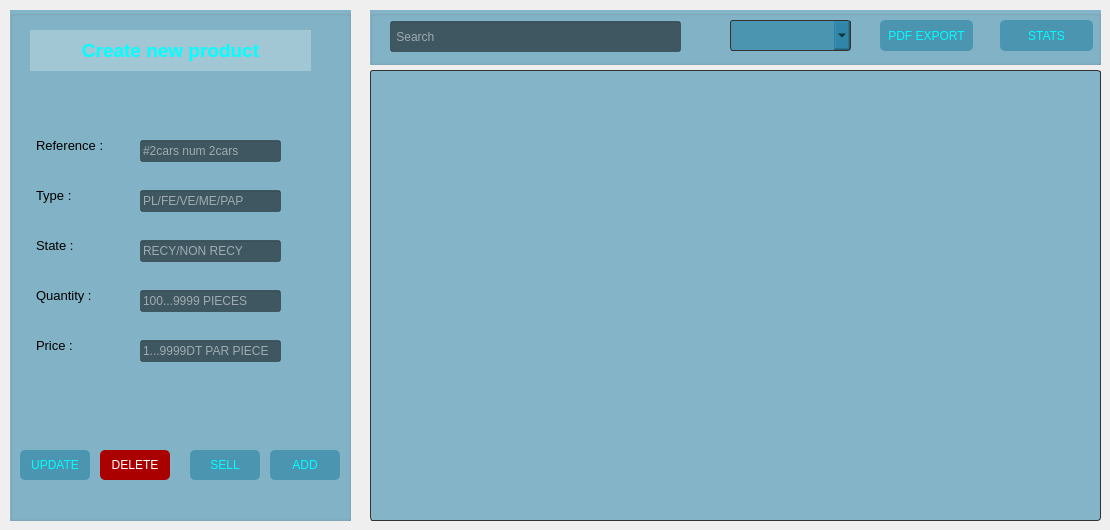
        <widget class="QWidget" name="pageproduit_2">
         <widget class="QTableView" name="tab_produit">
          <property name="geometry">
           <rect>
            <x>370</x>
            <y>70</y>
            <width>731</width>
            <height>451</height>
           </rect>
          </property>
          <property name="minimumSize">
           <size>
            <width>571</width>
            <height>271</height>
           </size>
          </property>
          <property name="styleSheet">
           <string notr="true">QTableView{
border-style: solid;
background-color:rgba(18, 118, 158,125);
color: rgb(0, 255, 255);
border-width: 2px;
border-radius: 10px;
font: 16px;
border: 1px solid #333333;
border-radius: 3px;
padding: 1px 23px 1px 3px;
background-color:rgba(18, 118, 158,125);
color: rgb(0, 255, 255);
font: 75 7pt &quot;MS Shell Dlg 2&quot;;
selection-background-color: rgba(255, 255, 255, 0.1%);
}
QHeaderView{
color: rgb(7, 161, 183);
background-color: rgba(255, 255, 255, 0.1%);
}
QHeaderView:section{
color: rgb(121, 230, 230);
background-color: rgba(255, 255, 255, 0.1%);
}
QScrollBar{
color: rgb(7, 161, 183);
background-color: rgba(255, 255, 255, 0.1%);
}
QTableCornerButton::section{
color: rgb(7, 161, 183);
background-color: rgba(255, 255, 255, 0.1%);
}</string>
          </property>
         </widget>
         <widget class="QGroupBox" name="groupBox_3">
          <property name="geometry">
           <rect>
            <x>370</x>
            <y>10</y>
            <width>731</width>
            <height>55</height>
           </rect>
          </property>
          <property name="styleSheet">
           <string notr="true">border-color: rgb(0, 255, 255);
background-color:rgba(18, 118, 158,125);</string>
          </property>
          <property name="title">
           <string/>
          </property>
          <widget class="QLineEdit" name="SEARCH1">
           <property name="geometry">
            <rect>
             <x>20</x>
             <y>11</y>
             <width>291</width>
             <height>31</height>
            </rect>
           </property>
           <property name="styleSheet">
            <string notr="true">background-color: rgba(0, 0, 0, 0.2%);
color: rgb(255, 255, 255);</string>
           </property>
           <property name="placeholderText">
            <string> Search</string>
           </property>
          </widget>
          <widget class="QPushButton" name="stats">
           <property name="geometry">
            <rect>
             <x>630</x>
             <y>10</y>
             <width>93</width>
             <height>31</height>
            </rect>
           </property>
           <property name="styleSheet">
            <string notr="true">QPushButton{
color: rgb(255, 255, 255);
background-color:rgba(18, 118, 158,125);
color: rgb(0, 255, 255);
border-width: 2px;
border-radius: 5px;
font: 13px &quot;Eras Bold ITC&quot;;
}
QPushButton:hover{
border-style: solid;
color: rgb(255, 255, 255);
background-color:rgba(18, 118, 158,125);
color: rgb(0, 255, 255);
font: 75 7pt &quot;MS Shell Dlg 2&quot;;
border-width: 2px;
border-radius: 5px;
font: 13px &quot;Eras Bold ITC&quot;;
}
QPushButton:pressed{
border-style: solid;
color: rgb(255, 255, 255);
font: 13px &quot;Eras Bold ITC&quot;;
border: 1px solid #333333;
border-width: 2px;
border-radius: 5px;
background-color: rgb(19, 67, 85);
}</string>
           </property>
           <property name="text">
            <string>STATS</string>
           </property>
          </widget>
          <widget class="QPushButton" name="EXPORT">
           <property name="geometry">
            <rect>
             <x>510</x>
             <y>10</y>
             <width>93</width>
             <height>31</height>
            </rect>
           </property>
           <property name="styleSheet">
            <string notr="true">QPushButton{
color: rgb(255, 255, 255);
background-color:rgba(18, 118, 158,125);
color: rgb(0, 255, 255);
border-width: 2px;
border-radius: 5px;
font: 13px &quot;Eras Bold ITC&quot;;
}
QPushButton:hover{
border-style: solid;
color: rgb(255, 255, 255);
background-color:rgba(18, 118, 158,125);
color: rgb(0, 255, 255);
font: 75 7pt &quot;MS Shell Dlg 2&quot;;
border-width: 2px;
border-radius: 5px;
font: 13px &quot;Eras Bold ITC&quot;;
}
QPushButton:pressed{
border-style: solid;
color: rgb(255, 255, 255);
font: 13px &quot;Eras Bold ITC&quot;;
border: 1px solid #333333;
border-width: 2px;
border-radius: 5px;
background-color: rgb(19, 67, 85);
}</string>
           </property>
           <property name="text">
            <string>PDF EXPORT</string>
           </property>
          </widget>
          <widget class="QComboBox" name="comboBox_TRI">
           <property name="geometry">
            <rect>
             <x>360</x>
             <y>10</y>
             <width>121</width>
             <height>31</height>
            </rect>
           </property>
           <property name="styleSheet">
            <string notr="true">QComboBox{
border-style: solid;
border-width: 2px;
border-radius: 10px;
font: 14px ;
border: 1px solid #333333;
border-radius: 3px;
}
QComboBox:pressed{
color: rgb(0, 255, 255);
}
QComboBox:item:selected{
color: rgb(0, 255, 255);
}
QComboBox:items{
    color: rgb(110,209,255);
}
QListView{
    color: rgb(110,209,255);
}</string>
           </property>
          </widget>
         </widget>
         <widget class="QGroupBox" name="groupBox_19">
          <property name="geometry">
           <rect>
            <x>10</x>
            <y>10</y>
            <width>341</width>
            <height>511</height>
           </rect>
          </property>
          <property name="styleSheet">
           <string notr="true">border-color: rgb(168, 234, 254);
background-color:rgba(18, 118, 158,125);</string>
          </property>
          <property name="title">
           <string/>
          </property>
          <widget class="QLabel" name="label_71">
           <property name="geometry">
            <rect>
             <x>20</x>
             <y>20</y>
             <width>281</width>
             <height>41</height>
            </rect>
           </property>
           <property name="styleSheet">
            <string notr="true">background-color: rgba(255, 255, 255, 0.1%);
font: &quot;Eras Bold ITC&quot;;</string>
           </property>
           <property name="text">
            <string>&lt;html&gt;&lt;head/&gt;&lt;body&gt;&lt;p&gt;&lt;span style=&quot; font-size:14pt; font-weight:600; color:#00ffff;&quot;&gt;Create new product&lt;/span&gt;&lt;/p&gt;&lt;/body&gt;&lt;/html&gt;</string>
           </property>
           <property name="alignment">
            <set>Qt::AlignCenter</set>
           </property>
          </widget>
          <widget class="QPushButton" name="UPDATE">
           <property name="geometry">
            <rect>
             <x>10</x>
             <y>440</y>
             <width>70</width>
             <height>30</height>
            </rect>
           </property>
           <property name="styleSheet">
            <string notr="true">QPushButton{
color: rgb(255, 255, 255);
background-color:rgba(18, 118, 158,125);
color: rgb(0, 255, 255);
border-width: 2px;
border-radius: 5px;
font: 13px &quot;Eras Bold ITC&quot;;
}
QPushButton:hover{
border-style: solid;
color: rgb(255, 255, 255);
background-color:rgba(18, 118, 158,125);
color: rgb(0, 255, 255);
font: 75 7pt &quot;MS Shell Dlg 2&quot;;
border-width: 2px;
border-radius: 5px;
font: 13px &quot;Eras Bold ITC&quot;;
}
QPushButton:pressed{
border-style: solid;
color: rgb(255, 255, 255);
font: 13px &quot;Eras Bold ITC&quot;;
border: 1px solid #333333;
border-width: 2px;
border-radius: 5px;
background-color: rgb(19, 67, 85);
}</string>
           </property>
           <property name="text">
            <string>UPDATE</string>
           </property>
          </widget>
          <widget class="QLineEdit" name="lineEdit_REF">
           <property name="geometry">
            <rect>
             <x>130</x>
             <y>130</y>
             <width>141</width>
             <height>22</height>
            </rect>
           </property>
           <property name="styleSheet">
            <string notr="true">QLineEdit{
color: rgb(255, 255, 255);
background-color: rgba(0, 0, 0, 0.2%);
border-width: 1px;
}</string>
           </property>
           <property name="placeholderText">
            <string>#2cars num 2cars</string>
           </property>
          </widget>
          <widget class="QPushButton" name="pushButton_OK">
           <property name="geometry">
            <rect>
             <x>260</x>
             <y>440</y>
             <width>70</width>
             <height>30</height>
            </rect>
           </property>
           <property name="styleSheet">
            <string notr="true">QPushButton{
color: rgb(255, 255, 255);
background-color:rgba(18, 118, 158,125);
color: rgb(0, 255, 255);
border-width: 2px;
border-radius: 5px;
font: 13px &quot;Eras Bold ITC&quot;;
}
QPushButton:hover{
border-style: solid;
color: rgb(255, 255, 255);
background-color:rgba(18, 118, 158,125);
color: rgb(0, 255, 255);
font: 75 7pt &quot;MS Shell Dlg 2&quot;;
border-width: 2px;
border-radius: 5px;
font: 13px &quot;Eras Bold ITC&quot;;
}
QPushButton:pressed{
border-style: solid;
color: rgb(255, 255, 255);
font: 13px &quot;Eras Bold ITC&quot;;
border: 1px solid #333333;
border-width: 2px;
border-radius: 5px;
background-color: rgb(19, 67, 85);
}</string>
           </property>
           <property name="text">
            <string>ADD</string>
           </property>
          </widget>
          <widget class="QPushButton" name="supp">
           <property name="geometry">
            <rect>
             <x>90</x>
             <y>440</y>
             <width>70</width>
             <height>30</height>
            </rect>
           </property>
           <property name="styleSheet">
            <string notr="true">QPushButton{
color: rgb(255, 255, 255);
background-color :rgb(170, 0, 0);
border-width: 2px;
border-radius: 5px;
border-color: rgb(255, 255, 255);
font: 13px &quot;Eras Bold ITC&quot;;
}
QPushButton:hover{
border-style: solid;
color: rgb(255, 255, 255);
border-width: 2px;
border-radius: 5px;
border-color: rgb(255, 255, 255);
font: 13px &quot;Eras Bold ITC&quot;;
}
QPushButton:pressed{
border-style: solid;
color: rgb(255, 255, 255);
background-color : rgb(103, 0, 0);
border-width: 2px;
border-radius: 5px;
border-color: rgb(255, 255, 255);
font: 13px &quot;Eras Bold ITC&quot;;
}</string>
           </property>
           <property name="text">
            <string>DELETE</string>
           </property>
          </widget>
          <widget class="QPushButton" name="SELL">
           <property name="geometry">
            <rect>
             <x>180</x>
             <y>440</y>
             <width>70</width>
             <height>30</height>
            </rect>
           </property>
           <property name="styleSheet">
            <string notr="true">QPushButton{
color: rgb(255, 255, 255);
background-color:rgba(18, 118, 158,125);
color: rgb(0, 255, 255);
border-width: 2px;
border-radius: 5px;
font: 13px &quot;Eras Bold ITC&quot;;
}
QPushButton:hover{
border-style: solid;
color: rgb(255, 255, 255);
background-color:rgba(18, 118, 158,125);
color: rgb(0, 255, 255);
font: 75 7pt &quot;MS Shell Dlg 2&quot;;
border-width: 2px;
border-radius: 5px;
font: 13px &quot;Eras Bold ITC&quot;;
}
QPushButton:pressed{
border-style: solid;
color: rgb(255, 255, 255);
font: 13px &quot;Eras Bold ITC&quot;;
border: 1px solid #333333;
border-width: 2px;
border-radius: 5px;
background-color: rgb(19, 67, 85);
}</string>
           </property>
           <property name="text">
            <string>SELL</string>
           </property>
          </widget>
          <widget class="QLineEdit" name="lineEdit_TYPE">
           <property name="geometry">
            <rect>
             <x>130</x>
             <y>180</y>
             <width>141</width>
             <height>22</height>
            </rect>
           </property>
           <property name="styleSheet">
            <string notr="true">QLineEdit{
color: rgb(255, 255, 255);
background-color: rgba(0, 0, 0, 0.2%);
border-width: 1px;
}</string>
           </property>
           <property name="placeholderText">
            <string>PL/FE/VE/ME/PAP</string>
           </property>
          </widget>
          <widget class="QLineEdit" name="lineEdit_ETAT">
           <property name="geometry">
            <rect>
             <x>130</x>
             <y>230</y>
             <width>141</width>
             <height>22</height>
            </rect>
           </property>
           <property name="styleSheet">
            <string notr="true">QLineEdit{
color: rgb(255, 255, 255);
background-color: rgba(0, 0, 0, 0.2%);
border-width: 1px;
}</string>
           </property>
           <property name="placeholderText">
            <string>RECY/NON RECY</string>
           </property>
          </widget>
          <widget class="QLineEdit" name="lineEdit_QUANTITE">
           <property name="geometry">
            <rect>
             <x>130</x>
             <y>280</y>
             <width>141</width>
             <height>22</height>
            </rect>
           </property>
           <property name="styleSheet">
            <string notr="true">QLineEdit{
color: rgb(255, 255, 255);
background-color: rgba(0, 0, 0, 0.2%);
border-width: 1px;
}</string>
           </property>
           <property name="placeholderText">
            <string>100...9999 PIECES</string>
           </property>
          </widget>
          <widget class="QLineEdit" name="lineEdit_PRIX">
           <property name="geometry">
            <rect>
             <x>130</x>
             <y>330</y>
             <width>141</width>
             <height>22</height>
            </rect>
           </property>
           <property name="styleSheet">
            <string notr="true">QLineEdit{
color: rgb(255, 255, 255);
background-color: rgba(0, 0, 0, 0.2%);
border-width: 1px;
}</string>
           </property>
           <property name="placeholderText">
            <string>1...9999DT PAR PIECE</string>
           </property>
          </widget>
          <widget class="QLabel" name="label_44">
           <property name="geometry">
            <rect>
             <x>20</x>
             <y>120</y>
             <width>141</width>
             <height>31</height>
            </rect>
           </property>
           <property name="font">
            <font>
             <family>MS Shell Dlg 2</family>
             <pointsize>10</pointsize>
             <weight>50</weight>
             <italic>false</italic>
             <bold>false</bold>
            </font>
           </property>
           <property name="styleSheet">
            <string notr="true">QLabel{
background-color: rgba(0,0,0,0%);
border-style: solid;
font: 10pt &quot;MS Shell Dlg 2&quot;;
padding: 1px 23px 1px 3px;
}</string>
           </property>
           <property name="text">
            <string>Reference :</string>
           </property>
           <property name="textFormat">
            <enum>Qt::RichText</enum>
           </property>
          </widget>
          <widget class="QLabel" name="label_45">
           <property name="geometry">
            <rect>
             <x>20</x>
             <y>170</y>
             <width>101</width>
             <height>31</height>
            </rect>
           </property>
           <property name="font">
            <font>
             <family>MS Shell Dlg 2</family>
             <pointsize>10</pointsize>
             <weight>50</weight>
             <italic>false</italic>
             <bold>false</bold>
            </font>
           </property>
           <property name="styleSheet">
            <string notr="true">QLabel{
background-color: rgba(0,0,0,0%);
border-style: solid;
font: 10pt &quot;MS Shell Dlg 2&quot;;
padding: 1px 23px 1px 3px;
}</string>
           </property>
           <property name="text">
            <string>Type :</string>
           </property>
           <property name="textFormat">
            <enum>Qt::RichText</enum>
           </property>
          </widget>
          <widget class="QLabel" name="label_70">
           <property name="geometry">
            <rect>
             <x>20</x>
             <y>220</y>
             <width>91</width>
             <height>31</height>
            </rect>
           </property>
           <property name="font">
            <font>
             <family>MS Shell Dlg 2</family>
             <pointsize>10</pointsize>
             <weight>50</weight>
             <italic>false</italic>
             <bold>false</bold>
            </font>
           </property>
           <property name="styleSheet">
            <string notr="true">QLabel{
background-color: rgba(0,0,0,0%);
border-style: solid;
font: 10pt &quot;MS Shell Dlg 2&quot;;
padding: 1px 23px 1px 3px;
}</string>
           </property>
           <property name="text">
            <string>State :</string>
           </property>
           <property name="textFormat">
            <enum>Qt::RichText</enum>
           </property>
          </widget>
          <widget class="QLabel" name="label_73">
           <property name="geometry">
            <rect>
             <x>20</x>
             <y>270</y>
             <width>141</width>
             <height>31</height>
            </rect>
           </property>
           <property name="font">
            <font>
             <family>MS Shell Dlg 2</family>
             <pointsize>10</pointsize>
             <weight>50</weight>
             <italic>false</italic>
             <bold>false</bold>
            </font>
           </property>
           <property name="styleSheet">
            <string notr="true">QLabel{
background-color: rgba(0,0,0,0%);
border-style: solid;
font: 10pt &quot;MS Shell Dlg 2&quot;;
padding: 1px 23px 1px 3px;
}</string>
           </property>
           <property name="text">
            <string>Quantity :</string>
           </property>
           <property name="textFormat">
            <enum>Qt::RichText</enum>
           </property>
          </widget>
          <widget class="QLabel" name="label_74">
           <property name="geometry">
            <rect>
             <x>20</x>
             <y>320</y>
             <width>141</width>
             <height>31</height>
            </rect>
           </property>
           <property name="font">
            <font>
             <family>MS Shell Dlg 2</family>
             <pointsize>10</pointsize>
             <weight>50</weight>
             <italic>false</italic>
             <bold>false</bold>
            </font>
           </property>
           <property name="styleSheet">
            <string notr="true">QLabel{
background-color: rgba(0,0,0,0%);
border-style: solid;
font: 10pt &quot;MS Shell Dlg 2&quot;;
padding: 1px 23px 1px 3px;
}</string>
           </property>
           <property name="text">
            <string>Price :</string>
           </property>
           <property name="textFormat">
            <enum>Qt::RichText</enum>
           </property>
          </widget>
         </widget>
         <zorder>groupBox_3</zorder>
         <zorder>tab_produit</zorder>
         <zorder>groupBox_19</zorder>
        </widget>
